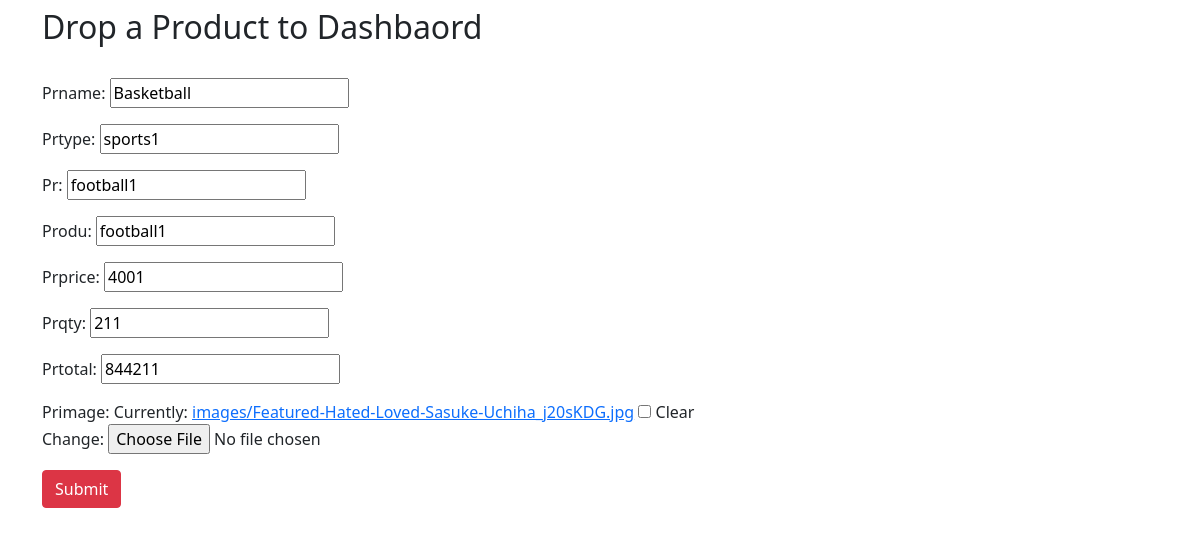
/update/12, run on the app's committed database.
### main/models.py (models this page shows, shortened)
class Product(models.Model):
    prname=models.CharField(max_length=500)
    prtype=models.CharField(max_length=500)
    pr=models.CharField(max_length=500)
    prprice=models.IntegerField(default=400)
    produ=models.CharField(max_length=500, default="")
    prprice=models.IntegerField(default=400)
    prqty=models.IntegerField(default=80)
    prtotal=models.IntegerField(null=True, blank= True)
    primage = models.ImageField(upload_to='images/', default='',blank=True)

### main/views.py (the view)
# urls.py: path('update/<int:id>', views.update,name="update"),
def update(request,id):
    ris = Product.objects.get(id=id)
    form=ProductForm(instance=ris, data=request.POST or None, files=request.FILES or None)
    if request.POST:
        if form.is_valid():
            form.save()
            return redirect('home')
    return render(request, 'prform.html',{'form':form})

### main/forms.py
class ProductForm(forms.ModelForm):
    class Meta:
        model= Product
        import_id_fields = ('prtotal')
        exclude=[""]
        skip_unchanged = True

### templates/prform.html (shortened to what this page needs)
<!doctype html>
<html lang="en">
  <head>
    <link href="https://cdn.jsdelivr.net/npm/bootstrap@5.1.3/dist/css/bootstrap.min.css" rel="stylesheet">
  <body>
    <div class="container my-2">
    <h2> Drop a Product to Dashbaord</h2><br>
    <form method="POST" enctype="multipart/form-data">
        {{ form.as_p }}
    <button href="/home" type="submit" class="btn btn-danger">
        Submit
    </button>
    </form>
    </div>
  </body>
</html>

### data on the page
Product: prname "Basketball", prtype "sports1", pr "football1", produ "football1", prprice "4001", prqty "211", prtotal "844211"
